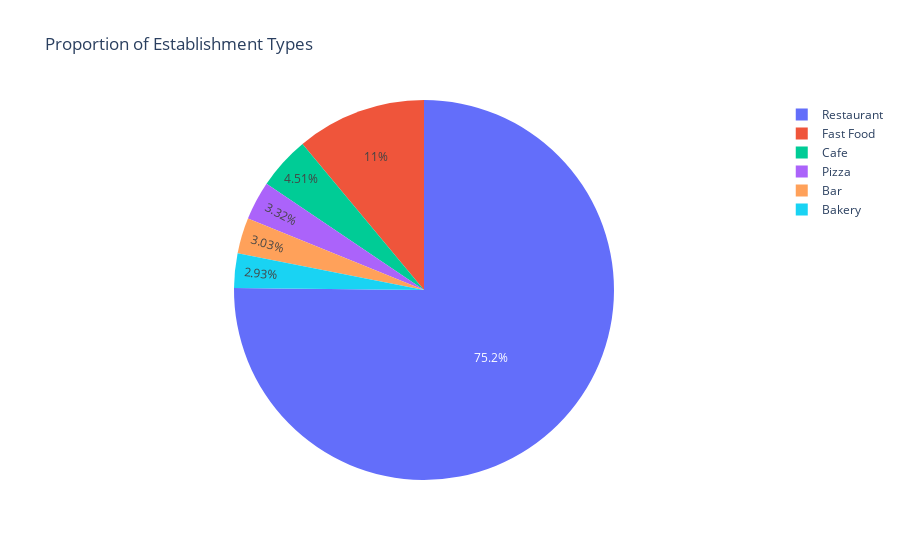

Notebook code for this chart:
### Markdown cell above
<div class="alert alert-info"> <b>Student's comment:</b> The graph is sorted</div>

### Code cell
# create a variable to hold the type labels
rest_labels = type_count['location_type']
# create a variable to hold the values
rest_type_count = type_count['num_per_type']

# plot the data
type_pie = go.Figure(data = [go.Pie(labels = rest_labels, values = rest_type_count)])
type_pie.update_layout(title = 'Proportion of Establishment Types')
type_pie.show()

### Figure 1 — Plotly figure (JSON) as saved in the notebook; plotly's stock layout.template omitted (floating-point values rounded to 4 significant figures)
{"data": [{"labels": ["Bakery", "Bar", "Cafe", "Fast Food", "Pizza", "Restaurant"], "type": "pie", "values": [283, 292, 435, 1066, 320, 7255]}], "layout": {"title": {"text": "Proportion of Establishment Types"}}}
